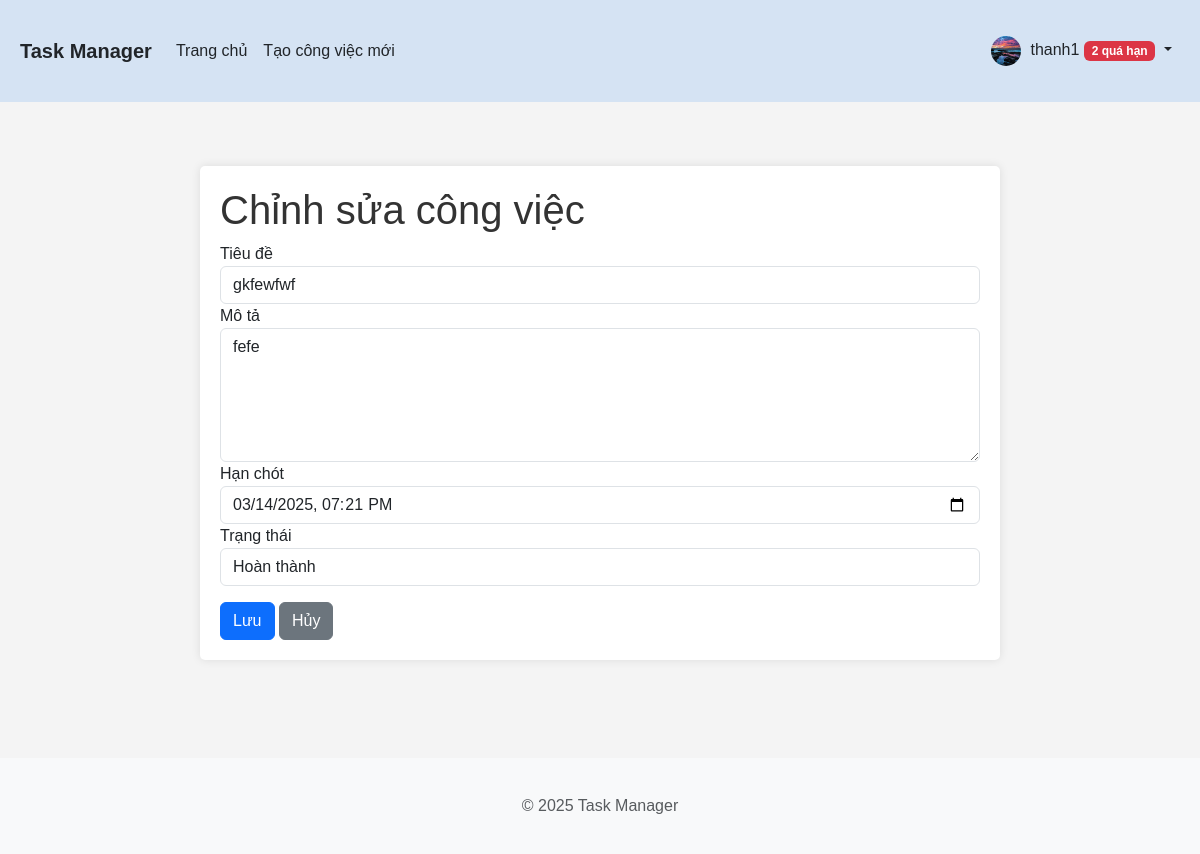
The page /edit/1 (signed in) on the database its author committed.
### app/models.py (models this page shows, shortened)
class User(UserMixin, db.Model):
    id = db.Column(db.Integer, primary_key=True)
    username = db.Column(db.String(64), index=True, unique=True)
    email = db.Column(db.String(120), index=True, unique=True)
    password_hash = db.Column(db.String(128))
    avatar = db.Column(db.String(120), default='default.png')
    is_admin = db.Column(db.Boolean, default=False)
    tasks = db.relationship('Task', backref='user', lazy='dynamic')
    @property
    def overdue_count(self):
        return Task.query.filter_by(user_id=self.id, finished=None).filter(
            Task.deadline < datetime.utcnow()).count()

class Task(db.Model):
    id = db.Column(db.Integer, primary_key=True)
    title = db.Column(db.String(100), nullable=False)
    description = db.Column(db.Text)
    status = db.Column(db.String(20), default='pending')  # pending, in_progress, completed
    created = db.Column(db.DateTime, default=datetime.utcnow)
    deadline = db.Column(db.DateTime)
    finished = db.Column(db.DateTime)
    user_id = db.Column(db.Integer, db.ForeignKey('user.id'), nullable=False)

### app/routes/tasks.py (the view, shortened to what this page needs)
@bp.route('/edit/<int:task_id>', methods=['GET', 'POST'])
@login_required
def edit(task_id):
    task = Task.query.get_or_404(task_id)
    if not current_user.is_admin and task.user_id != current_user.id:
        flash('Bạn không có quyền chỉnh sửa công việc này.', 'danger')
        return redirect(url_for('tasks.index'))
    form = TaskForm(obj=task)
    return render_template('tasks/edit.html', title='Chỉnh sửa công việc', form=form, task=task)

### app/forms.py
class TaskForm(FlaskForm):
    title = StringField('Tiêu đề', validators=[
        DataRequired(message='Tiêu đề không được để trống'),
        Length(min=3, max=100, message='Tiêu đề phải có từ 3 đến 100 ký tự')
    ])
    description = TextAreaField('Mô tả', validators=[Optional()])
    deadline = DateTimeField('Hạn chót', format='%Y-%m-%dT%H:%M', validators=[
        DataRequired(message='Hạn chót không được để trống')
    ])
    status = SelectField('Trạng thái', choices=[
        ('pending', 'Chờ xử lý'),
        ('in_progress', 'Đang thực hiện'),
        ('completed', 'Hoàn thành')
    ], validators=[DataRequired(message='Trạng thái không được để trống')])
    submit = SubmitField('Lưu')
    def __init__(self, *args, **kwargs):
        super(TaskForm, self).__init__(*args, **kwargs)
        if not args and 'obj' not in kwargs:
            self.deadline.data = datetime.now()

### app/__init__.py (called while the page is built)
def create_app(config_name='default'):
    app = Flask(__name__)
    app.config.from_object(config[config_name])
    db.init_app(app)
    migrate.init_app(app, db)
    login_manager.init_app(app)
    @app.template_filter('nl2br')
    def nl2br_filter(text):
        if text:
            return jinja2.utils.markupsafe.Markup(text.replace('\n', '<br>'))
        return ''
    from app.routes.auth import bp as auth_bp
    from app.routes.tasks import bp as tasks_bp
    app.register_blueprint(auth_bp)
    app.register_blueprint(tasks_bp)
    avatar_dir = os.path.join(app.static_folder, 'avatars')
    if not os.path.exists(avatar_dir):
        os.makedirs(avatar_dir)
    @login_manager.user_loader
    def load_user(user_id):
        from app.models import User
        return User.query.get(int(user_id))
    return app

### app/templates/tasks/edit.html (shortened to what this page needs)
{% extends "base.html" %}
{% block content %}
    <div class="edit-task-container">
        <h1>Chỉnh sửa công việc</h1>
        <form method="POST" action="">
            <div class="form-group">
                {{ form.title.label }}
                {{ form.title(class="form-control") }}
            </div>
            <div class="form-group">
                {{ form.description.label }}
                {{ form.description(class="form-control", rows=5) }}
            </div>
            <div class="form-group">
                {{ form.deadline.label }}
                {{ form.deadline(class="form-control", type="datetime-local") }}
            </div>
            <div class="form-group">
                {{ form.status.label }}
                {{ form.status(class="form-control") }}
            </div>
            <div class="form-group mt-3">
                {{ form.submit(class="btn btn-primary") }}
                <a href="{{ url_for('tasks.index') }}" class="btn btn-secondary">Hủy</a>
            </div>
        </form>
    </div>
{% endblock %}

### app/templates/base.html (shortened to what this page needs)
<!DOCTYPE html>
<html lang="vi">
<head>
    <link href="https://cdn.jsdelivr.net/npm/bootstrap@5.3.0-alpha1/dist/css/bootstrap.min.css" rel="stylesheet">
    <link rel="stylesheet" href="https://cdn.jsdelivr.net/npm/bootstrap-icons@1.11.2/font/bootstrap-icons.css">
    <link rel="stylesheet" href="{{ url_for('static', filename='css/main.css') }}">
</head>
<body>
    <header>
        <nav class="navbar navbar-expand-lg navbar-light">
            <div class="container">
                <a class="navbar-brand" href="{{ url_for('tasks.index') }}">Task Manager</a>
                <div class="collapse navbar-collapse" id="navbarNav">
                    <ul class="navbar-nav me-auto">
                        {% if current_user.is_authenticated %}
                            <li class="nav-item">
                                <a class="nav-link" href="{{ url_for('tasks.index') }}">Trang chủ</a>
                            </li>
                            <li class="nav-item">
                                <a class="nav-link" href="{{ url_for('tasks.create') }}">Tạo công việc mới</a>
                            </li>
                        {% endif %}
                    </ul>
                    <ul class="navbar-nav">
                        {% if current_user.is_authenticated %}
                            <li class="nav-item dropdown">
                                <a class="nav-link dropdown-toggle" href="#" id="navbarDropdown" role="button" data-bs-toggle="dropdown">
                                    {% if current_user.avatar %}
                                        <img src="{{ url_for('static', filename='avatars/' + current_user.avatar) }}" class="rounded-circle avatar-small" alt="Avatar">
                                    {% else %}
                                        <img src="https://avatar-placeholder.iran.liara.run/" class="rounded-circle avatar-small" alt="Avatar">
                                    {% endif %}
                                    {{ current_user.username }}
                                    {% if current_user.overdue_count and current_user.overdue_count > 0 %}
                                        <span class="badge bg-danger">{{ current_user.overdue_count }} quá hạn</span>
                                    {% endif %}
                                </a>
                            </li>
                        {% endif %}
                    </ul>
                </div>
            </div>
        </nav>
    </header>
    <main class="container mt-4">
        {% block content %}{% endblock %}
    </main>
    <footer class="footer mt-5 py-3 bg-light">
        <div class="container text-center">
            <span class="text-muted">&copy; 2025 Task Manager</span>
        </div>
    </footer>
</body>
</html>

### app/static/css/main.css (style rules this page uses)
body { font-family: Arial, sans-serif; margin: 0; padding: 0; background-color: #f4f4f4; min-height: 100vh; display: flex; flex-direction: column; }
.container { max-width: 1200px; margin: 0 auto; padding: 20px; }
main { flex: 1; }
footer { margin-top: auto; padding: 10px 0; background-color: #f8f9fa; text-align: center; }
h1, h2, h3 { color: #333; }
.avatar-small { width: 30px; height: 30px; object-fit: cover; margin-right: 5px; border-radius: 50%; }
.profile-container, .create-task-container, .edit-task-container, .view-task-container { max-width: 800px; margin: 0 auto; padding: 20px; background: #fff; box-shadow: 0 0 10px rgba(0, 0, 0, 0.1); border-radius: 5px; margin-bottom: 30px; }
.navbar { margin-bottom: 20px; background-color: #d5e3f3 !important; }
.navbar .navbar-nav .nav-link { color: #212529 !important; font-weight: normal; }
.navbar .navbar-brand { color: #212529 !important; font-weight: bold; }
@media (min-width: 1200px) { main.container { max-width: 95%; } }

### rows shown on the page
User: avatar (picture), username "thanh1"
Task: title "gkfewfwf", description "fefe", deadline "03/14/2025 19:21", status "Hoàn thành"

### other values the page prints
{{ current_user.overdue_count }} "2"
